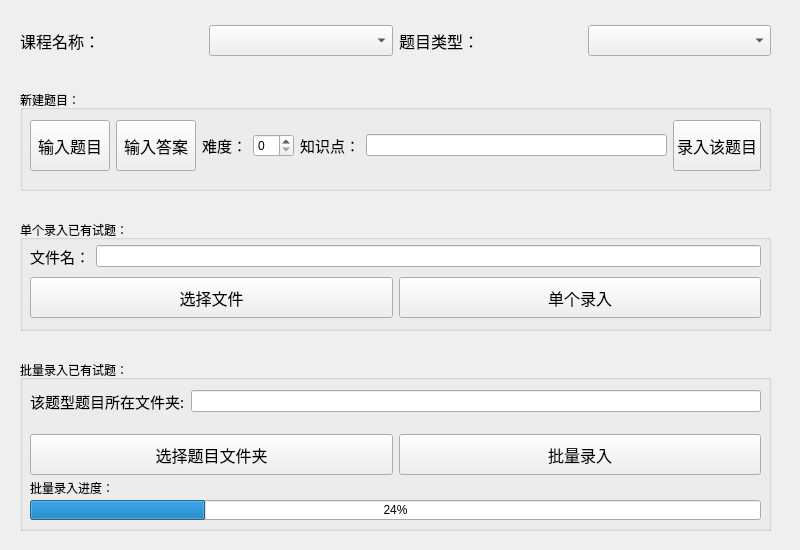
<?xml version="1.0" encoding="UTF-8"?>
<ui version="4.0">
 <class>NewQuestion</class>
 <widget class="QWidget" name="NewQuestion">
  <property name="geometry">
   <rect>
    <x>0</x>
    <y>0</y>
    <width>800</width>
    <height>550</height>
   </rect>
  </property>
  <property name="baseSize">
   <size>
    <width>800</width>
    <height>550</height>
   </size>
  </property>
  <property name="windowTitle">
   <string>Form</string>
  </property>
  <widget class="QWidget" name="layoutWidget5">
   <property name="geometry">
    <rect>
     <x>20</x>
     <y>10</y>
     <width>751</width>
     <height>61</height>
    </rect>
   </property>
   <layout class="QHBoxLayout" name="horizontalLayout_4">
    <item>
     <widget class="QLabel" name="label_6">
      <property name="font">
       <font>
        <family>宋体</family>
        <pointsize>12</pointsize>
        <weight>50</weight>
        <bold>false</bold>
       </font>
      </property>
      <property name="text">
       <string>课程名称：</string>
      </property>
     </widget>
    </item>
    <item>
     <widget class="QComboBox" name="subjectCombox">
      <property name="font">
       <font>
        <family>宋体</family>
        <pointsize>12</pointsize>
       </font>
      </property>
     </widget>
    </item>
    <item>
     <widget class="QLabel" name="label_7">
      <property name="font">
       <font>
        <family>宋体</family>
        <pointsize>12</pointsize>
       </font>
      </property>
      <property name="text">
       <string>题目类型：</string>
      </property>
     </widget>
    </item>
    <item>
     <widget class="QComboBox" name="questionTypeCombox">
      <property name="font">
       <font>
        <family>宋体</family>
        <pointsize>12</pointsize>
       </font>
      </property>
     </widget>
    </item>
   </layout>
  </widget>
  <widget class="QGroupBox" name="groupBox_2">
   <property name="geometry">
    <rect>
     <x>20</x>
     <y>360</y>
     <width>751</width>
     <height>171</height>
    </rect>
   </property>
   <property name="title">
    <string>批量录入已有试题：</string>
   </property>
   <widget class="QLabel" name="inputManyProgressLabel">
    <property name="geometry">
     <rect>
      <x>10</x>
      <y>120</y>
      <width>101</width>
      <height>16</height>
     </rect>
    </property>
    <property name="text">
     <string>批量录入进度：</string>
    </property>
   </widget>
   <widget class="QProgressBar" name="inputManyProgressBar">
    <property name="geometry">
     <rect>
      <x>10</x>
      <y>140</y>
      <width>731</width>
      <height>20</height>
     </rect>
    </property>
    <property name="value">
     <number>24</number>
    </property>
   </widget>
   <widget class="QWidget" name="">
    <property name="geometry">
     <rect>
      <x>10</x>
      <y>74</y>
      <width>731</width>
      <height>41</height>
     </rect>
    </property>
    <layout class="QHBoxLayout" name="horizontalLayout_6">
     <item>
      <widget class="QPushButton" name="chooseInputDir">
       <property name="sizePolicy">
        <sizepolicy hsizetype="Minimum" vsizetype="Expanding">
         <horstretch>0</horstretch>
         <verstretch>0</verstretch>
        </sizepolicy>
       </property>
       <property name="font">
        <font>
         <family>宋体</family>
         <pointsize>12</pointsize>
        </font>
       </property>
       <property name="text">
        <string>选择题目文件夹</string>
       </property>
      </widget>
     </item>
     <item>
      <widget class="QPushButton" name="inputMany">
       <property name="sizePolicy">
        <sizepolicy hsizetype="Minimum" vsizetype="Expanding">
         <horstretch>0</horstretch>
         <verstretch>0</verstretch>
        </sizepolicy>
       </property>
       <property name="font">
        <font>
         <family>宋体</family>
         <pointsize>12</pointsize>
        </font>
       </property>
       <property name="text">
        <string>批量录入</string>
       </property>
      </widget>
     </item>
    </layout>
   </widget>
   <widget class="QWidget" name="">
    <property name="geometry">
     <rect>
      <x>10</x>
      <y>21</y>
      <width>731</width>
      <height>41</height>
     </rect>
    </property>
    <layout class="QHBoxLayout" name="horizontalLayout_7">
     <item>
      <widget class="QLabel" name="label_8">
       <property name="font">
        <font>
         <family>宋体</family>
         <pointsize>11</pointsize>
        </font>
       </property>
       <property name="text">
        <string>该题型题目所在文件夹:</string>
       </property>
       <property name="buddy">
        <cstring>inputManyDirEdit</cstring>
       </property>
      </widget>
     </item>
     <item>
      <widget class="QLineEdit" name="inputManyDirEdit"/>
     </item>
    </layout>
   </widget>
  </widget>
  <widget class="QGroupBox" name="groupBox">
   <property name="geometry">
    <rect>
     <x>20</x>
     <y>220</y>
     <width>751</width>
     <height>111</height>
    </rect>
   </property>
   <property name="title">
    <string>单个录入已有试题：</string>
   </property>
   <widget class="QWidget" name="">
    <property name="geometry">
     <rect>
      <x>10</x>
      <y>21</y>
      <width>731</width>
      <height>31</height>
     </rect>
    </property>
    <layout class="QHBoxLayout" name="horizontalLayout">
     <item>
      <widget class="QLabel" name="label_9">
       <property name="font">
        <font>
         <family>宋体</family>
         <pointsize>11</pointsize>
         <weight>50</weight>
         <bold>false</bold>
        </font>
       </property>
       <property name="text">
        <string>文件名：</string>
       </property>
       <property name="buddy">
        <cstring>inputOneFileNameEdit</cstring>
       </property>
      </widget>
     </item>
     <item>
      <widget class="QLineEdit" name="inputOneFileNameEdit"/>
     </item>
    </layout>
   </widget>
   <widget class="QWidget" name="">
    <property name="geometry">
     <rect>
      <x>10</x>
      <y>57</y>
      <width>731</width>
      <height>41</height>
     </rect>
    </property>
    <layout class="QHBoxLayout" name="horizontalLayout_5">
     <item>
      <widget class="QPushButton" name="chooseFile">
       <property name="sizePolicy">
        <sizepolicy hsizetype="Minimum" vsizetype="Expanding">
         <horstretch>0</horstretch>
         <verstretch>0</verstretch>
        </sizepolicy>
       </property>
       <property name="font">
        <font>
         <family>宋体</family>
         <pointsize>12</pointsize>
        </font>
       </property>
       <property name="text">
        <string>选择文件</string>
       </property>
      </widget>
     </item>
     <item>
      <widget class="QPushButton" name="inputOne">
       <property name="sizePolicy">
        <sizepolicy hsizetype="Minimum" vsizetype="Expanding">
         <horstretch>0</horstretch>
         <verstretch>0</verstretch>
        </sizepolicy>
       </property>
       <property name="font">
        <font>
         <family>宋体</family>
         <pointsize>12</pointsize>
        </font>
       </property>
       <property name="text">
        <string>单个录入</string>
       </property>
      </widget>
     </item>
    </layout>
   </widget>
  </widget>
  <widget class="QGroupBox" name="groupBox_3">
   <property name="geometry">
    <rect>
     <x>20</x>
     <y>90</y>
     <width>751</width>
     <height>101</height>
    </rect>
   </property>
   <property name="title">
    <string>新建题目：</string>
   </property>
   <widget class="QWidget" name="">
    <property name="geometry">
     <rect>
      <x>10</x>
      <y>30</y>
      <width>731</width>
      <height>51</height>
     </rect>
    </property>
    <layout class="QHBoxLayout" name="horizontalLayout_8">
     <item>
      <widget class="QPushButton" name="inputQuestionButton">
       <property name="sizePolicy">
        <sizepolicy hsizetype="Minimum" vsizetype="Expanding">
         <horstretch>0</horstretch>
         <verstretch>0</verstretch>
        </sizepolicy>
       </property>
       <property name="font">
        <font>
         <family>宋体</family>
         <pointsize>12</pointsize>
        </font>
       </property>
       <property name="text">
        <string>输入题目</string>
       </property>
      </widget>
     </item>
     <item>
      <widget class="QPushButton" name="inputAnswerButton">
       <property name="sizePolicy">
        <sizepolicy hsizetype="Minimum" vsizetype="Expanding">
         <horstretch>0</horstretch>
         <verstretch>0</verstretch>
        </sizepolicy>
       </property>
       <property name="font">
        <font>
         <family>宋体</family>
         <pointsize>12</pointsize>
        </font>
       </property>
       <property name="text">
        <string>输入答案</string>
       </property>
      </widget>
     </item>
     <item>
      <widget class="QLabel" name="label_10">
       <property name="font">
        <font>
         <family>宋体</family>
         <pointsize>11</pointsize>
        </font>
       </property>
       <property name="text">
        <string>难度：</string>
       </property>
      </widget>
     </item>
     <item>
      <widget class="QSpinBox" name="diffSP">
       <property name="maximum">
        <number>10</number>
       </property>
      </widget>
     </item>
     <item>
      <widget class="QLabel" name="label_11">
       <property name="font">
        <font>
         <family>宋体</family>
         <pointsize>11</pointsize>
         <weight>50</weight>
         <bold>false</bold>
        </font>
       </property>
       <property name="text">
        <string>知识点：</string>
       </property>
      </widget>
     </item>
     <item>
      <widget class="QLineEdit" name="pointEdit"/>
     </item>
     <item>
      <widget class="QPushButton" name="inputButton">
       <property name="sizePolicy">
        <sizepolicy hsizetype="Minimum" vsizetype="Expanding">
         <horstretch>0</horstretch>
         <verstretch>0</verstretch>
        </sizepolicy>
       </property>
       <property name="font">
        <font>
         <family>宋体</family>
         <pointsize>12</pointsize>
        </font>
       </property>
       <property name="text">
        <string>录入该题目</string>
       </property>
      </widget>
     </item>
    </layout>
   </widget>
  </widget>
 </widget>
 <resources/>
 <connections/>
</ui>
